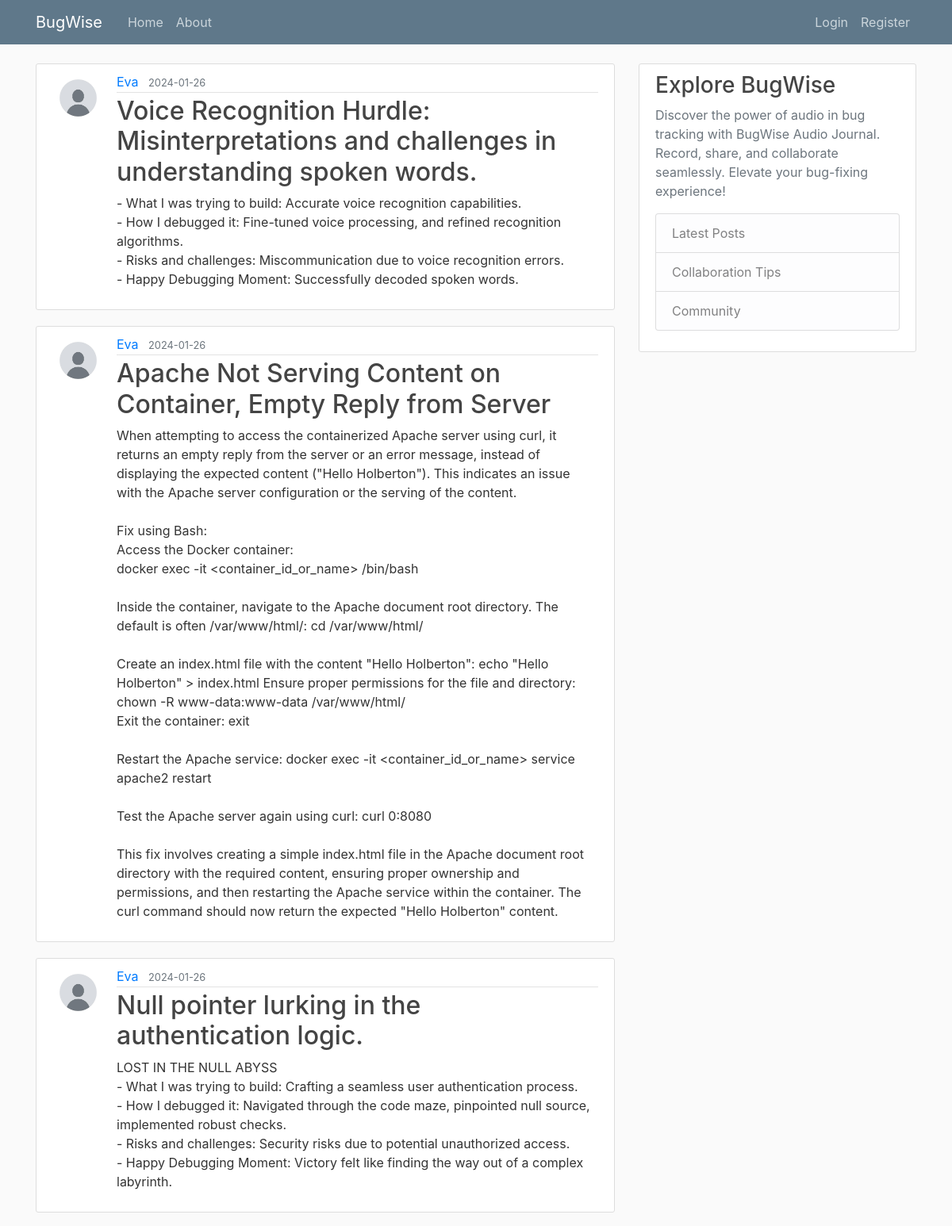
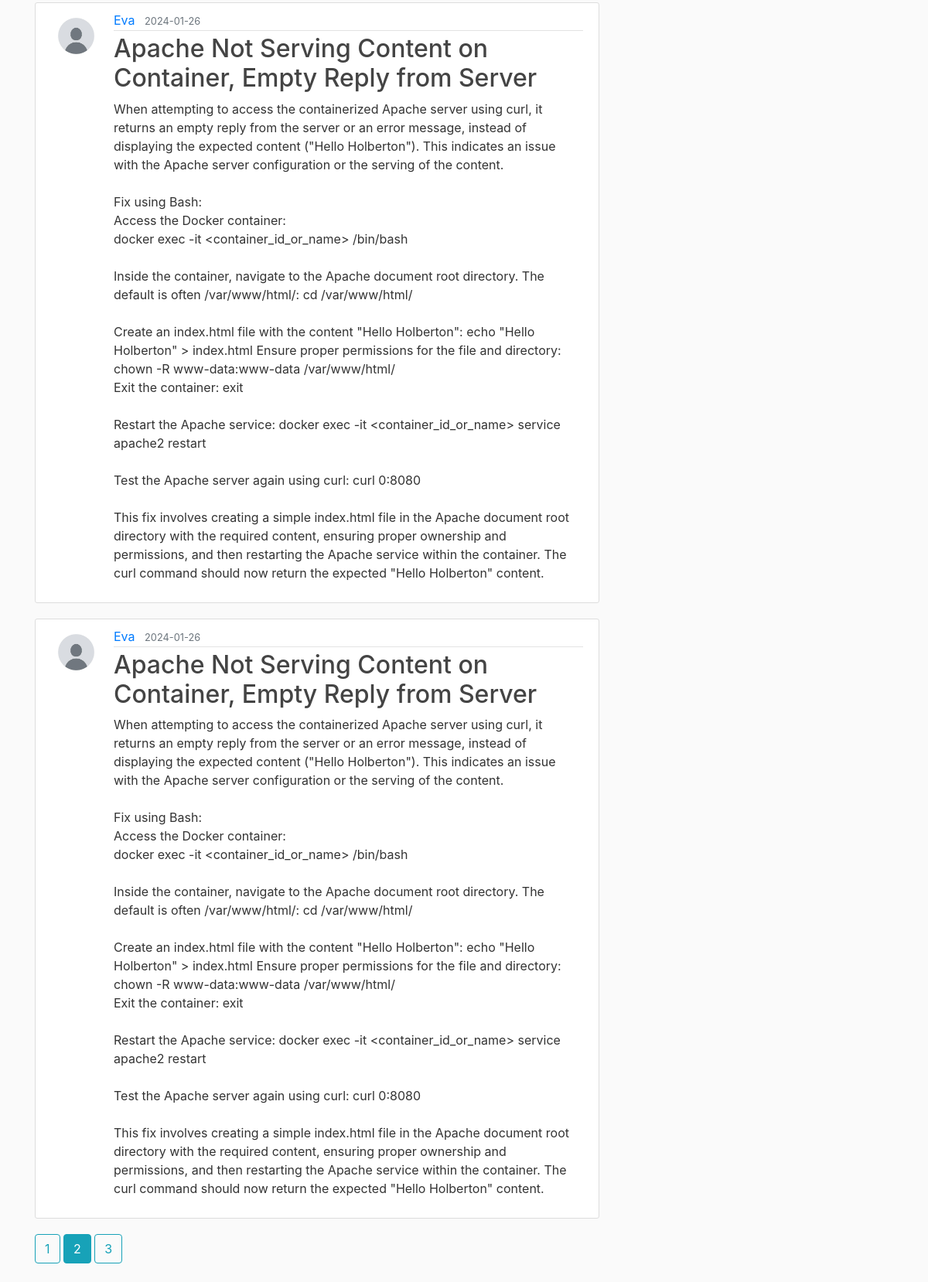
The page /home?page=2 on the database its author committed (2 pictures, top to bottom).
### audio_journal/models.py (models this page shows, shortened)
class Post(db.Model):
    id = db.Column(db.Integer, primary_key=True)
    title = db.Column(db.String(100), nullable=False)
    date_posted = db.Column(db.DateTime, nullable=False,
                            default=datetime.utcnow)
    content = db.Column(db.Text, nullable=False)
    audio_data = db.Column(db.String(255), nullable=True)  # New field for audio data
    user_id = db.Column(db.Integer, db.ForeignKey('user.id'), nullable=False)

class User(db.Model, UserMixin):
    id = db.Column(db.Integer, primary_key=True)
    username = db.Column(db.String(20), unique=True, nullable=False)
    email = db.Column(db.String(120), unique=True, nullable=False)
    image_file = db.Column(db.String(20), nullable=False,
                           default='default.jpg')
    password = db.Column(db.String(60), nullable=False)
    posts = db.relationship('Post', backref='author', lazy=True)

### audio_journal/routes.py (the view)
@app.route("/")
@app.route("/home")
def home():
    page = request.args.get('page', 1, type=int)
    posts = Post.query.order_by(Post.date_posted.desc()).paginate(page=page, per_page=5)
    return render_template("home.html", posts=posts)

### audio_journal/templates/home.html (shortened to what this page needs)
{% extends "layout.html" %}
{% block content %}
    {% for post in posts.items %}
        <article class="media content-section">
            <img class="rounded-circle article-img" src="{{ url_for('static', filename='profile_pics/' + post.author.image_file) }}" alt="User image attached to a post">
            <div class="media-body">
                <div class="article-metadata">
                    <a class="mr-2" href="{{ url_for('user_posts', username=post.author.username) }}">{{ post.author.username }}</a>
                    <small class="text-muted">{{ post.date_posted.strftime("%Y-%m-%d") }}</small>
                </div>
                <h2><a class="article-title" href="{{ url_for('post', post_id=post.id) }}">{{ post.title }}</a></h2>
                <p class="article-content">{{ post.content }}</p>
            </div>
        </article>
    {% endfor %}
    {% for page_num in posts.iter_pages(left_edge=1, right_edge=1, left_current=1, right_current=2) %}
        {% if page_num %}
            {% if posts.page == page_num %}
                <a class="btn btn-info mb-4" href="{{ url_for('home', page=page_num) }}">{{ page_num }}</a>
            {% else %}
                <a class="btn btn-outline-info mb-4" href="{{ url_for('home', page=page_num) }}">{{ page_num }}</a>
            {% endif %}
        {% else %}
            ...
        {% endif %}
    {% endfor %}
{% endblock content %}

### audio_journal/static/main.css (style rules this page uses)
body { background: #fafafa; color: #333333; margin-top: 5rem; }
h1, h2, h3, h4, h5, h6 { color: #444444; }
.content-section { background: #ffffff; padding: 10px 20px; border: 1px solid #dddddd; border-radius: 3px; margin-bottom: 20px; }
.article-title { color: #444444; }
.article-content { white-space: pre-line; }
.article-img { height: 65px; width: 65px; margin-right: 16px; }
.article-metadata { padding-bottom: 1px; margin-bottom: 4px; border-bottom: 1px solid #e3e3e3 }

### rows shown on the page
Post: image_file (placeholder picture), author.username "Eva", date_posted "2024-01-26", title "Voice Recognition Hurdle: Misinterpretations and challenges in understanding spoken words.", content "- What I was trying to build: Accurate voice recognition capabilities. - How I debugged it: Fine-tuned voice processing, and refined recognition algorithms. - Risks and challenges: Miscommunication due to voice recognition errors. - Happy Debugging Moment: Successfully decoded spoken words."
Post: image_file (placeholder picture), author.username "Eva", date_posted "2024-01-26", title "Apache Not Serving Content on Container, Empty Reply from Server", content "When attempting to access the containerized Apache server using curl, it returns an empty reply from the server or an error message, instead of displaying the expected content (\"Hello Holberton\"). This indicates an issue with the Apache server configuration or the serving of the content. Fix using Bash: Access the Docker container: docker exec -it <container_id_or_name> /bin/bash Inside the container, navigate to the Apache document root directory. The default is often /var/www/html/: cd /var/www/html/ Create an index.html file with the content \"Hello Holberton\": echo \"Hello Holberton\" > index.html Ensure proper permissions for the file and directory: chown -R www-data:www-data…"
Post: image_file (placeholder picture), author.username "Eva", date_posted "2024-01-26", title "Null pointer lurking in the authentication logic.", content "LOST IN THE NULL ABYSS - What I was trying to build: Crafting a seamless user authentication process. - How I debugged it: Navigated through the code maze, pinpointed null source, implemented robust checks. - Risks and challenges: Security risks due to potential unauthorized access. - Happy Debugging Moment: Victory felt like finding the way out of a complex labyrinth."
Post: image_file (placeholder picture), author.username "Eva", date_posted "2024-01-26", title "Apache Not Serving Content on Container, Empty Reply from Server", content "When attempting to access the containerized Apache server using curl, it returns an empty reply from the server or an error message, instead of displaying the expected content (\"Hello Holberton\"). This indicates an issue with the Apache server configuration or the serving of the content. Fix using Bash: Access the Docker container: docker exec -it <container_id_or_name> /bin/bash Inside the container, navigate to the Apache document root directory. The default is often /var/www/html/: cd /var/www/html/ Create an index.html file with the content \"Hello Holberton\": echo \"Hello Holberton\" > index.html Ensure proper permissions for the file and directory: chown -R www-data:www-data…"
Post: image_file (placeholder picture), author.username "Eva", date_posted "2024-01-26", title "Apache Not Serving Content on Container, Empty Reply from Server", content "When attempting to access the containerized Apache server using curl, it returns an empty reply from the server or an error message, instead of displaying the expected content (\"Hello Holberton\"). This indicates an issue with the Apache server configuration or the serving of the content. Fix using Bash: Access the Docker container: docker exec -it <container_id_or_name> /bin/bash Inside the container, navigate to the Apache document root directory. The default is often /var/www/html/: cd /var/www/html/ Create an index.html file with the content \"Hello Holberton\": echo \"Hello Holberton\" > index.html Ensure proper permissions for the file and directory: chown -R www-data:www-data…"

### other values the page prints
{{ page_num }} "1" "3"
{{ page_num }} "2"
